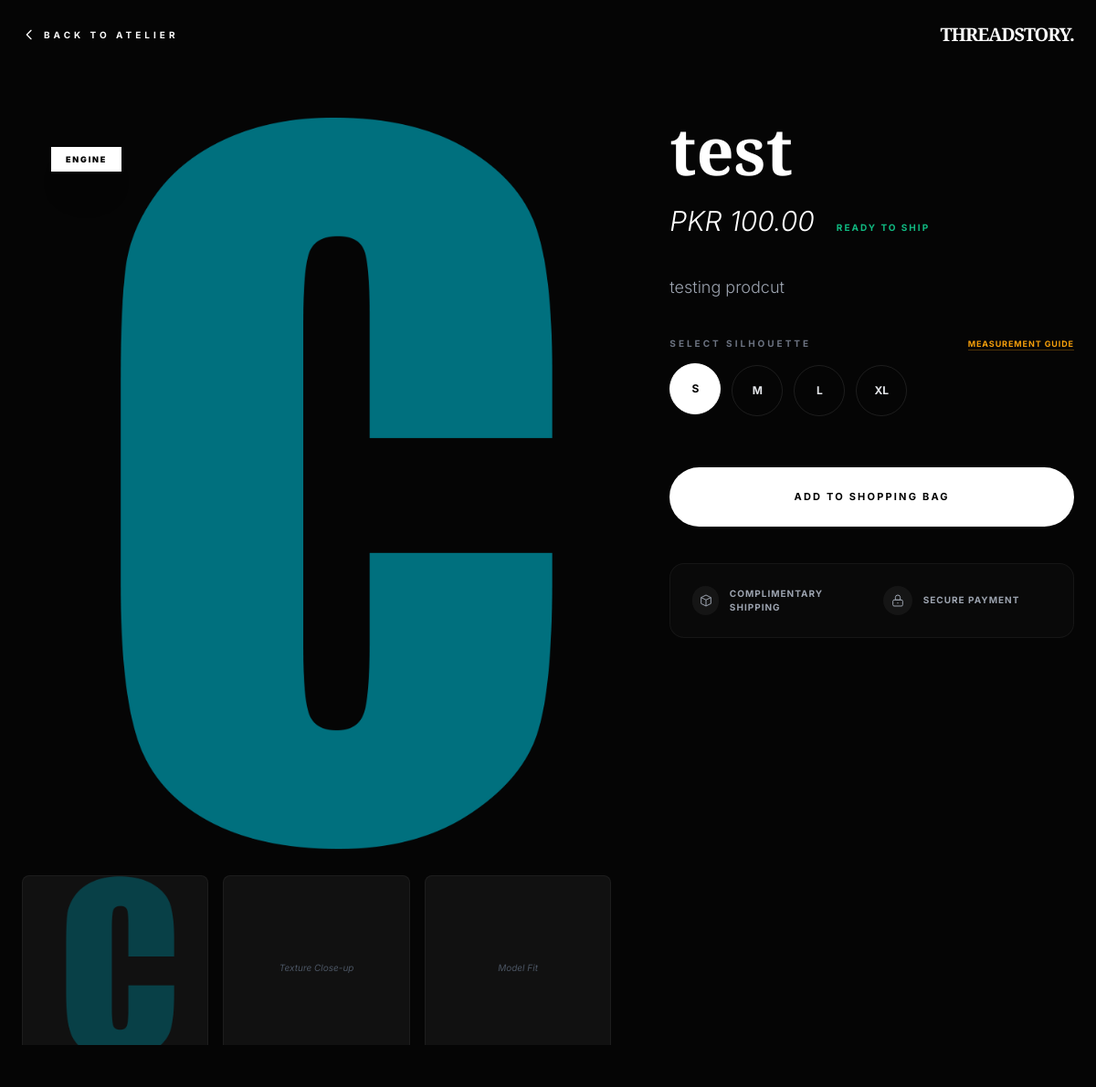
/product/1/, run on the app's committed database.
### products/models.py (models this page shows, shortened)
class Product(models.Model):
    CATEGORY_CHOICES = [
        ("Men", "Men"),
        ("Women", "Women"),
        ("Kids", "Kids"),
    ]
    name = models.CharField(max_length=100)
    price = models.DecimalField(max_digits=10, decimal_places=2)
    description = models.TextField()
    badge = models.CharField(max_length=100, blank=True)
    category = models.CharField(max_length=100, choices=CATEGORY_CHOICES, default="Men")
    image = models.ImageField(
        upload_to="product_images/"
    )  # This remains the "Main" thumbnail

### products/views.py (the view)
# urls.py: path("product/<int:id>/", views.viewProduct, name="view-product"),
def viewProduct(request, id):
    product = get_object_or_404(Product, id=id)
    context = {"product": product}
    return render(request, "view.html", context)

### templates/view.html (shortened to what this page needs)
{% load static %}
<!DOCTYPE html>
<html lang="en">
<head>
  <script src="https://cdn.tailwindcss.com"></script>
</head>
<body class="bg-[#050505] text-gray-200 min-h-screen custom-scrollbar">
  <nav class="fixed top-0 w-full z-50 px-6 py-6 flex justify-between items-center mix-blend-difference">
    <a href="/"
      class="text-[10px] font-bold tracking-[0.4em] text-white hover:text-amber-500 transition-all flex items-center gap-2 group">
      <svg class="w-4 h-4 transition-transform group-hover:-translate-x-1" fill="none" stroke="currentColor"
        viewBox="0 0 24 24">
        <path stroke-linecap="round" stroke-linejoin="round" stroke-width="2" d="M15 19l-7-7 7-7" />
      </svg>
      BACK TO ATELIER
    </a>
    <div class="font-display text-xl font-bold tracking-tighter text-white">THREADSTORY.</div>
  </nav>
  <main class="max-w-7xl mx-auto px-6 pt-32 pb-24">
    <div class="grid grid-cols-1 lg:grid-cols-12 gap-16 items-start">
      <div class="lg:col-span-7 space-y-6 animate-up">
        <div class="relative group overflow-hidden rounded-xl">
          <img src="{{ product.image.url }}" id="mainImage"
            class="w-full object-cover aspect-[4/5] transition-transform duration-1000 group-hover:scale-105"
            alt="{{ product.name }}">
          {% if product.badge %}
          <div class="absolute top-8 left-8">
            <span class="bg-white text-black text-[9px] font-black px-4 py-2 uppercase tracking-[0.2em] shadow-2xl">
              {{ product.badge }}
            </span>
          </div>
          {% endif %}
        </div>
        <div class="grid grid-cols-3 gap-4">
          <div
            class="aspect-square bg-white/5 rounded-lg overflow-hidden border border-white/5 cursor-pointer hover:border-white/20 transition">
            <img src="{{ product.image.url }}"
              class="w-full h-full object-cover opacity-50 hover:opacity-100 transition">
          </div>
          <div
            class="aspect-square bg-white/5 rounded-lg flex items-center justify-center border border-white/5 italic text-[10px] text-gray-600">
            Texture Close-up</div>
          <div
            class="aspect-square bg-white/5 rounded-lg flex items-center justify-center border border-white/5 italic text-[10px] text-gray-600">
            Model Fit</div>
        </div>
      </div>
      <div class="lg:col-span-5 lg:sticky lg:top-32 animate-up" style="animation-delay: 0.2s;">
        <header class="mb-10">
          <h1 class="font-display text-5xl md:text-7xl font-bold text-white leading-[0.9] mb-6">
            {{ product.name }}
          </h1>
          <div class="flex items-baseline gap-6">
            <span class="text-3xl font-light text-white italic">PKR {{ product.price }}</span>
            <span class="text-[10px] tracking-[0.2em] text-emerald-500 font-bold uppercase">Ready to Ship</span>
          </div>
        </header>
        <div class="space-y-10">
          <div>
            <p class="text-gray-400 leading-relaxed font-light text-lg">
              {{ product.description }}
            </p>
          </div>
          <div class="space-y-4">
            <div class="flex justify-between items-end">
              <h3 class="text-[10px] font-bold tracking-[0.3em] text-gray-500 uppercase">Select Silhouette</h3>
              <button
                class="text-[9px] text-amber-500 font-bold tracking-widest uppercase border-b border-amber-500/30">Measurement
                Guide</button>
            </div>
            <div class="flex flex-wrap gap-3">
              {% for size in "SMLX" %} <div class="relative">
                <label for="size-{{size}}"
                  class="flex items-center justify-center w-14 h-14 rounded-full border border-white/10 text-xs font-bold transition-all cursor-pointer hover:border-white/40">
                  {% if size == "X" %}XL{% else %}{{size}}{% endif %}
                </label>
              </div>
              {% endfor %}
            </div>
          </div>
          <div class="flex flex-col gap-4 pt-4">
            <button type="button" id="addToBagBtn" data-product-id="{{ product.id }}"
              class="w-full bg-white text-black py-6 rounded-full font-bold tracking-[0.2em] text-[11px] hover:bg-amber-500 hover:text-white transition-all transform active:scale-[0.98] flex justify-center items-center gap-3">
              ADD TO SHOPPING BAG
            </button>
          </div>
          <div class="glass-card rounded-2xl p-6 grid grid-cols-2 gap-6 border border-white/5">
            <div class="flex items-center gap-3">
              <div class="w-8 h-8 rounded-full bg-white/5 flex items-center justify-center">
                <svg class="w-4 h-4 text-gray-400" fill="none" stroke="currentColor" viewBox="0 0 24 24">
                  <path stroke-width="1.5" d="M20 7l-8-4-8 4m16 0l-8 4m8-4v10l-8 4m0-10L4 7m8 4v10M4 7v10l8 4" />
                </svg>
              </div>
              <span class="text-[10px] font-bold tracking-widest uppercase text-gray-400">Complimentary Shipping</span>
            </div>
            <div class="flex items-center gap-3">
              <div class="w-8 h-8 rounded-full bg-white/5 flex items-center justify-center">
                <svg class="w-4 h-4 text-gray-400" fill="none" stroke="currentColor" viewBox="0 0 24 24">
                  <path stroke-width="1.5"
                    d="M12 15v2m-6 4h12a2 2 0 002-2v-6a2 2 0 00-2-2H6a2 2 0 00-2 2v6a2 2 0 002 2zm10-10V7a4 4 0 00-8 0v4h8z" />
                </svg>
              </div>
              <span class="text-[10px] font-bold tracking-widest uppercase text-gray-400">Secure Payment</span>
            </div>
          </div>
        </div>
      </div>
    </div>
  </main>
</body>
</html>

### templates/view.html (style rules this page uses)
body { font-family: 'Inter', sans-serif; scroll-behavior: smooth; }
.font-display { font-family: 'Playfair Display', serif; }
.glass-card { background: rgba(255, 255, 255, 0.02); backdrop-filter: blur(20px); border: 1px solid rgba(255, 255, 255, 0.05); }
.size-option:checked+label { background-color: white; color: black; border-color: white; transform: translateY(-2px); }
.animate-up { animation: fadeInUp 0.8s cubic-bezier(0.22, 1, 0.36, 1) forwards; }

### data on the page
Product: image (picture), badge "ENGINE", name "test", price "100.00", description "testing prodcut"

### other printed values
{{ size }} "S" "M" "L"
